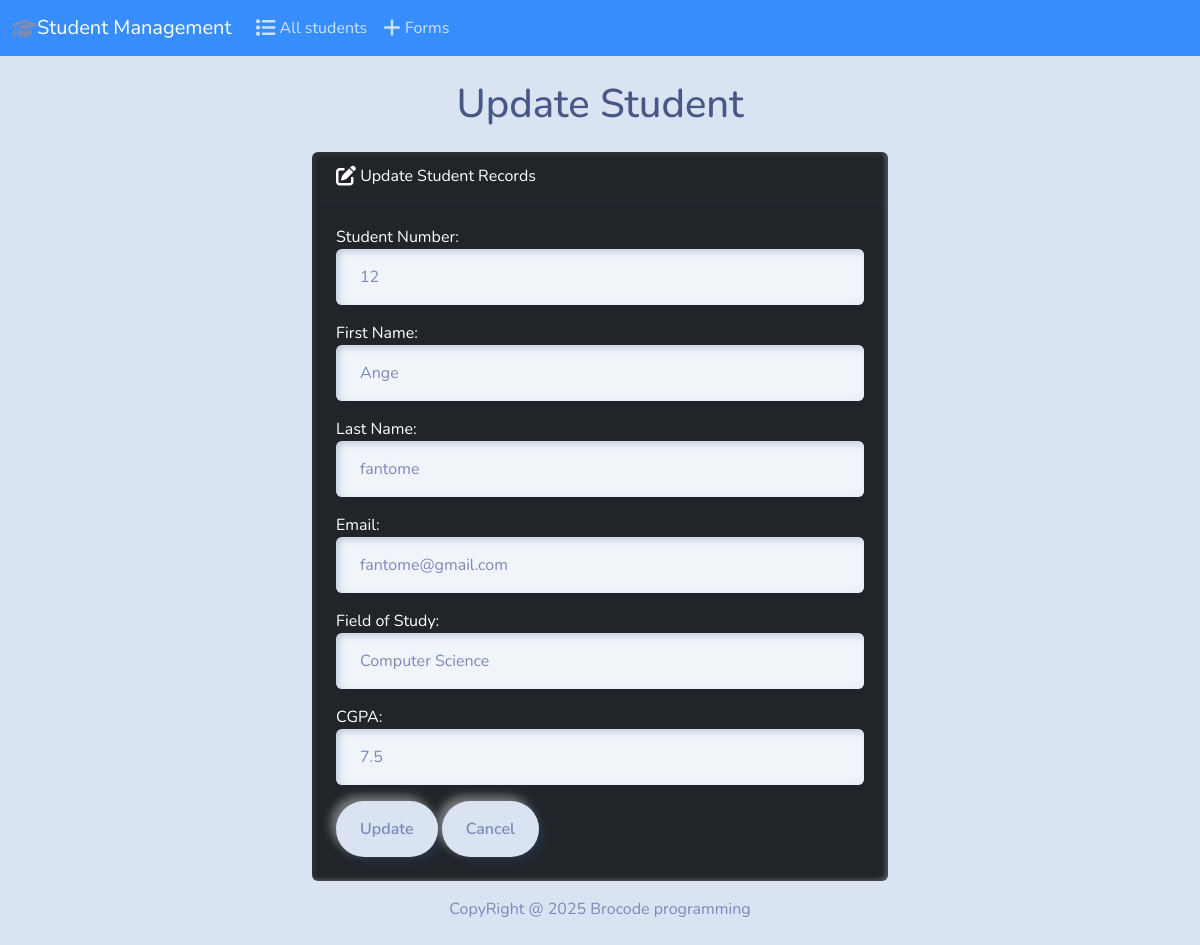
Page /edit/2/ on the committed database.
### manager/models.py (models this page shows, shortened)
class Students(models.Model):
    student_number = models.PositiveIntegerField()
    first_name = models.CharField(max_length=50)
    last_name = models.CharField(max_length=50)
    email = models.EmailField()
    field_of_study = models.CharField(max_length=50)
    cgpa = models.FloatField()

### manager/views.py (the view)
# urls.py: path('edit/<int:id>/',views.Edit_details, name='edit_student'),
def Edit_details(request, id):
    if request.method == 'POST':
        student = Students.objects.get(pk = id)
        form = StudentsForm(request.POST, instance=student)
        if form.is_valid():
            form.save()
            return render(request, "students/Edit.html",{
                'form': form,
                'success': True
            })
    else:
        student = Students.objects.get(pk = id)
        form = StudentsForm(instance=student)
    return render(request, 'students/Edit.html',{
        'form':form
    })

### manager/forms.py
class StudentsForm(forms.ModelForm):
    class Meta:
        model = Students
        fields = '__all__'
        labels = {
            'student_number':'Student Number',
            'first_name': 'First Name',
            'last_name': 'Last Name',
            'email': 'Email',
            'field_of_study': 'Field of Study',
            'cgpa': 'CGPA'
        }
        widgets = {
            'student_number': forms.NumberInput(attrs={'class':'form-control'}),
            'first_name': forms.TextInput(attrs={'class':'form-control'}),
            'last_name': forms.TextInput(attrs={'class':'form-control'}),
            'email': forms.EmailInput(attrs={'class':'form-control'}),
            'field_of_study': forms.TextInput(attrs={'class':'form-control'}),
            'cgpa': forms.NumberInput(attrs={'class':'form-control'})
        }

### manager/templates/students/Edit.html (shortened to what this page needs)
{% extends "students/base.html" %}
{% block body %}
<div id="">
    <h1 class="m-4 text-center">Update Student</h1>
    {% if success %}
    <div class="alert alert-success" role="alert">
     The student updated successfull
     <a href="{% url "index" %}" class="alert-link">
         Go to the Home Page
     </a>
    </div>
    {% else %}
    <div class="row justify-content-center">
        <div class="col-6">
            <div class="card text-white bg-dark mb-3">
                <div class="card-header">
                    <i class="fa-solid fa-pen-to-square fa-lg"></i>
                    Update Student Records
                </div>
                <div class="card-body">
                  <form action="" method="POST">
                    {{ form.as_p }}
                    <button type="submit" class="btn btn-primary">Update</button>
                    <a href="{% url "index" %}" class="btn btn-secondary">Cancel</a>
                  </form>
                </div>
              </div>
        </div>
    </div>
    {% endif %}
</div>
{% endblock body %}

### rows in the picture
Students: student_number "12", first_name "Ange", last_name "fantome", email "fantome@gmail.com", field_of_study "Computer Science", cgpa "7.5"
